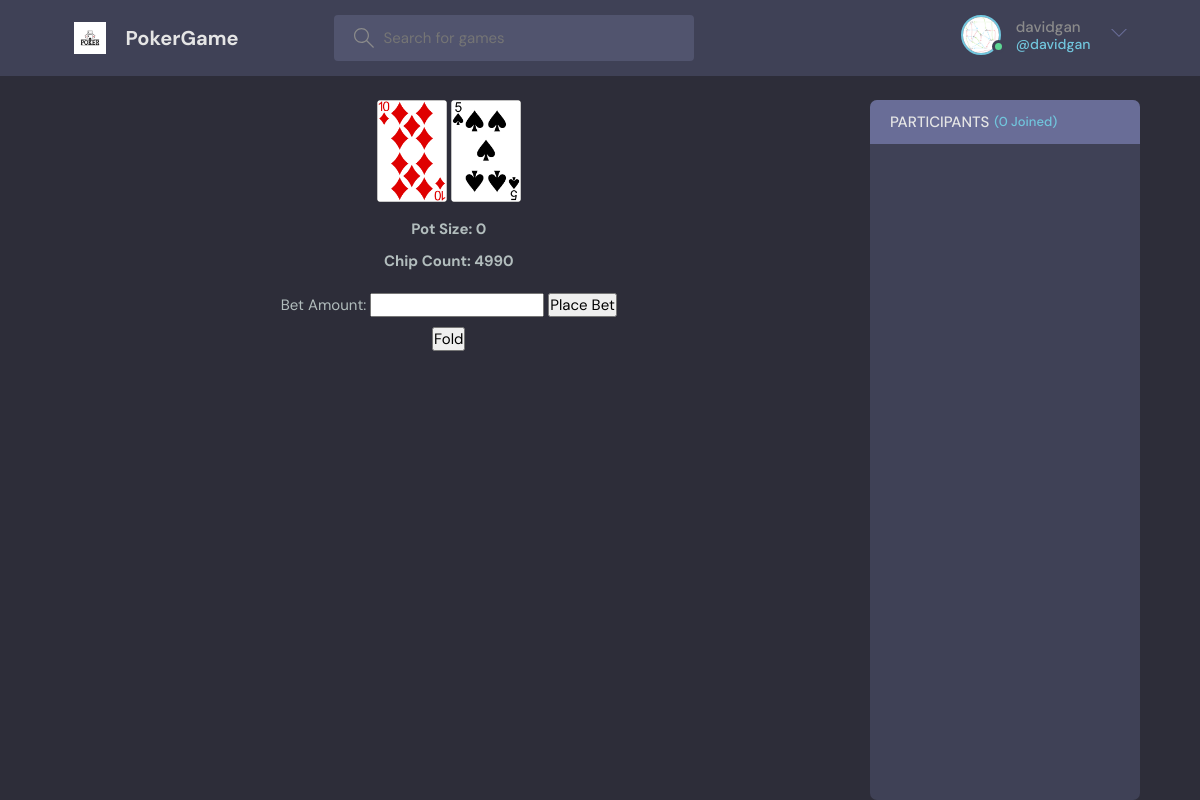
The page /preflop/22/ (signed in) on the database its author committed.
### base/models.py (models this page shows)
class User(AbstractUser):
    name = models.CharField(max_length=200, null=True)
    email = models.EmailField(unique=True, null=True)
    bio = models.TextField(null=True)
    chip_count = models.IntegerField(default=5000)
    card1 = models.TextField(max_length=5, null=True)
    card2 = models.TextField(max_length=5, null=True)
    hand_strength = models.IntegerField(default=0) #
    avatar = models.ImageField(null=True, default="avatar.svg")
    USERNAME_FIELD = 'email'
    REQUIRED_FIELDS = ['username']

### base/views.py (the view)
# urls.py: path('preflop/<str:pk>/', views.preflop, name="preflop"),
def preflop(request, pk):
    room = Room.objects.get(id=pk)
    room_messages = room.message_set.all()
    participants = room.participants.all()
    deck = get_deck()
    cards = [deck[0], deck[1]]
    deck = deck[2:]
    room.deck=json.dumps(deck)
    room.pot_size = 0
    user = request.user
    user.card1 = cards[0]
    user.card2 = cards[1]
    user.hand_strength = 0
    user.save()
    room.save()
    context = {'pot_size': room.pot_size,'chip_count': user.chip_count, 'room': room, 'room_messages': room_messages,
               'participants': participants, 'player_cards': cards}
    return render(request, 'base/gameplay/preflop.html', context)

### base/views.py (called while the page is built)
def get_deck():
    deck = ['AH', 'AD', 'AC', 'AS', 'KH', 'KD', 'KC', 'KS', 'QH', 'QD', 'QC', 'QS', 'JH', 'JD',
            'JC', 'JS', 'TH', 'TD', 'TC', 'TS', '9H', '9D', '9C', '9S', '8H', '8D', '8C', '8S',
            '7H', '7D', '7C', '7S', '6H', '6D', '6C', '6S', '5H', '5D', '5C', '5S', '4H', '4D',
            '4C', '4S', '3H', '3D', '3C', '3S', '2H', '2D', '2C', '2S']
    random.shuffle(deck)
    return deck

### base/templates/base/gameplay/preflop.html (shortened to what this page needs)
{% extends 'main.html' %}
{% load static %}
{% block content %}
<main class="profile-page layout layout--2">
  <div class="container">
    <div style="text-align: center;">
      <img src="{% static 'images/cardDeck/' %}{{ request.user.card1 }}.png" alt="card" style="width: 70px; height: auto;">
      <img src="{% static 'images/cardDeck/' %}{{ request.user.card2 }}.png" alt="card" style="width: 70px; height: auto;">
      <h1 style="text-align: center; margin-top: 8px;">Pot Size: {{ pot_size }}</h1>
      <h1 style="text-align: center; margin-top: 8px;">Chip Count: {{ chip_count }}</h1>
      <form method="post" action="{% url 'flop' pk=room.id %}" style="margin-top:20px;">
        <label for="bet_amount">Bet Amount: </label>
        <input type="number" id="bet_amount" name="bet_amount" min="0" step="1" required>
        <button type="submit">Place Bet</button>
      </form>
      <form method="get" action="{% url 'fold' room.id %}" style="margin-top:10px;">
        <button type="submit">Fold</button>
      </form>
    </div>
    <div class="participants">
      <h3 class="participants__top">Participants <span>({{participants.count}} Joined)</span></h3>
      <div class="participants__list scroll">
      </div>
    </div>
  </div>
</main>
{% endblock content %}

### templates/navbar.html (shortened to what this page needs)
{% load static %}
<header class="header header--loggedIn">
    <div class="container">
        <a href="{% url 'home' %}" class="header__logo">
            <img src="{% static 'images/logo.jpg' %}" />
            <h1>PokerGame</h1>
        </a>
        <form class="header__search" method="GET" action="{% url 'home' %}">
            <label>
                <input name="q" placeholder="Search for games" />
            </label>
        </form>
        <nav class="header__menu">
            {% if request.user.is_authenticated %}
            <div class="header__user">
                <a href="{% url 'update-user' %}">
                    <div class="avatar avatar--medium active">
                        <img src="{{request.user.avatar.url}}" />
                    </div>
                    <p>{{request.user.username}} <span>@{{request.user.username}}</span></p>
                </a>
                <button class="dropdown-button">
                    <svg version="1.1" xmlns="http://www.w3.org/2000/svg" width="32" height="32" viewBox="0 0 32 32">
                        <title>chevron-down</title>
                        <path d="M16 21l-13-13h-3l16 16 16-16h-3l-13 13z"></path>
                    </svg>
                </button>
            </div>
            {% else %}
            <a href="{% url 'login' %}">
                <img src="{% static 'images/avatar.svg' %}" />
                <p>Login</p>
            </a>
            {% endif %}
        </nav>
    </div>
</header>

### static/styles/style.css (style rules this page uses)
:root { --color-main: #71c6dd; --color-main-light: #e1f6fb; --color-dark: #3f4156; --color-dark-medium: #51546e; --color-dark-light: #696d97; --color-light: #e5e5e5; --color-gray: #8b8b8b; --color-light-gray: #b2bdbd; --color-bg: #2d2d39; --color-success: #5dd693; --color-error: #fc4b0b; }
* { font-family: "DM Sans", -apple-system, BlinkMacSystemFont, "Segoe UI", Roboto, Oxygen, Ubuntu, Cantarell, "Open Sans", "Helvetica Neue", sans-serif; margin: 0; padding: 0; box-sizing: border-box; text-rendering: optimizeLegibility; font-size: inherit; }
html { font-size: 56.25%; }
@media only screen and (min-width: 1200px) { html { font-size: 62.5%; } }
body { line-height: 1.6; font-weight: 400; font-size: 1.5rem; color: var(--color-light-gray); background-color: var(--color-bg); min-height: 100vh; }
img { width: 100%; }
a { display: inline-block; color: var(--color-main); text-decoration: none; }
.container { max-width: 120rem; width: 90%; margin: auto; }
.avatar { position: relative; display: inline-block; border-radius: 50%; border: 2px solid var(--color-main); }
.avatar img { display: block; border-radius: 50%; object-fit: cover; object-position: center; }
.avatar::after { content: ""; display: block; position: absolute; background-color: var(--color-gray); z-index: 111; border-radius: 50%; border: 0.3rem solid var(--color-dark); }
.avatar.active::after { background-color: var(--color-success); }
.avatar.avatar--medium img { width: 3.6rem; height: 3.6rem; border-radius: 50%; }
.avatar.avatar--medium:after { width: 0.7rem; height: 0.7rem; bottom: 0px; right: -6px; }
.header { padding: 1.5rem; background-color: var(--color-dark); }
.header > .container { display: flex; gap: 9.5rem; }
.header__logo, .header__user { display: flex; gap: 2rem; align-items: center; }
.header__logo > img { height: 3.2rem; width: 3.2rem; }
.header__logo > h1 { font-weight: 700; font-size: 2rem; color: var(--color-light); }
.header__search > label { background-color: var(--color-dark-medium); padding: 1.3rem 1rem; display: flex; align-items: center; gap: 1rem; border-radius: 4px; }
.header__search svg { fill: var(--color-gray); width: 2rem; height: 2rem; margin-left: 1rem; }
.header__search input { width: 30rem; background: transparent; border: none; outline: none; color: var(--color-light); }
.header__menu { margin-left: auto; position: relative; }
.header__menu a { display: flex; gap: 1.5rem; align-items: center; font-weight: 500; text-decoration: none; color: var(--color-gray); }
.header__menu img { height: 3.6rem; }
.header__menu p { line-height: 1.2; }
.header__menu span { color: var(--color-main); font-weight: 500; font-size: 1.4rem; display: block; }
.header__menu svg { width: 1.6rem; height: 1.6rem; fill: var(--color-dark-light); }
.dropdown-button { background: transparent; border: 0; outline: 0; cursor: pointer; }
.layout { margin-top: 2.4rem; }
.layout > .container { display: flex; justify-content: space-between; align-items: flex-start; }
.layout--2 > .container > div:first-child { flex-basis: 72%; }
.layout--2 > .container > div:last-child { flex-basis: 25%; }
.room, .participants { background: var(--color-dark); max-height: 87.5vh; border-radius: 0.7rem; overflow: hidden; position: relative; }
.room__top, .participants__top { background: var(--color-dark-light); display: flex; justify-content: space-between; align-items: center; padding: 1rem 2rem; position: relative; }
.room__topLeft h3, .participants__top { text-transform: uppercase; font-weight: 500; color: var(--color-light); }
.participants__top span { color: var(--color-main); font-size: 1.3rem; text-transform: none; }
.participants__top { justify-content: flex-start; gap: 0.5rem; }
.participants__list { padding: 2rem; height: 82.5vh; overflow-y: scroll; padding-bottom: 0; }

### rows shown on the page
User: user.avatar (picture), user.username "davidgan"

### other values the page prints
{{ pot_size }} "0"
{{ chip_count }} "4990"
{{ participants.count }} "0"
